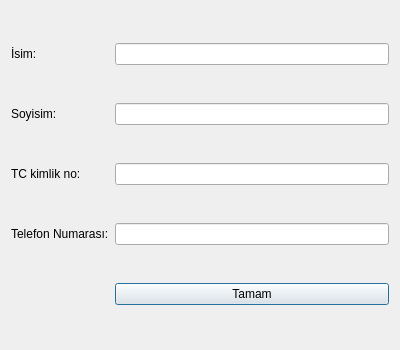
<?xml version="1.0" encoding="UTF-8"?>
<ui version="4.0">
 <class>AddUpdatePersonDialog</class>
 <widget class="QDialog" name="AddUpdatePersonDialog">
  <property name="geometry">
   <rect>
    <x>0</x>
    <y>0</y>
    <width>400</width>
    <height>350</height>
   </rect>
  </property>
  <property name="windowTitle">
   <string>Kişi Ekle ve Düzenle</string>
  </property>
  <layout class="QGridLayout" name="gridLayout">
   <item row="0" column="0">
    <widget class="QLabel" name="label">
     <property name="text">
      <string>İsim:</string>
     </property>
    </widget>
   </item>
   <item row="1" column="0" colspan="2">
    <widget class="QLabel" name="label_2">
     <property name="text">
      <string>Soyisim:</string>
     </property>
    </widget>
   </item>
   <item row="2" column="0" colspan="3">
    <widget class="QLabel" name="label_3">
     <property name="text">
      <string>TC kimlik no:</string>
     </property>
    </widget>
   </item>
   <item row="3" column="0" colspan="4">
    <widget class="QLabel" name="label_4">
     <property name="text">
      <string>Telefon Numarası:</string>
     </property>
    </widget>
   </item>
   <item row="3" column="4">
    <widget class="QLineEdit" name="lineEditPhoneNumber"/>
   </item>
   <item row="2" column="4">
    <widget class="QLineEdit" name="lineEditRegisterNo"/>
   </item>
   <item row="1" column="4">
    <widget class="QLineEdit" name="lineEditSurname"/>
   </item>
   <item row="0" column="4">
    <widget class="QLineEdit" name="lineEditName"/>
   </item>
   <item row="4" column="4">
    <widget class="QPushButton" name="pushButtonAddPersonOk">
     <property name="text">
      <string>Tamam</string>
     </property>
    </widget>
   </item>
  </layout>
 </widget>
 <tabstops>
  <tabstop>lineEditName</tabstop>
  <tabstop>lineEditSurname</tabstop>
  <tabstop>lineEditRegisterNo</tabstop>
  <tabstop>lineEditPhoneNumber</tabstop>
  <tabstop>pushButtonAddPersonOk</tabstop>
 </tabstops>
 <resources/>
 <connections/>
</ui>
